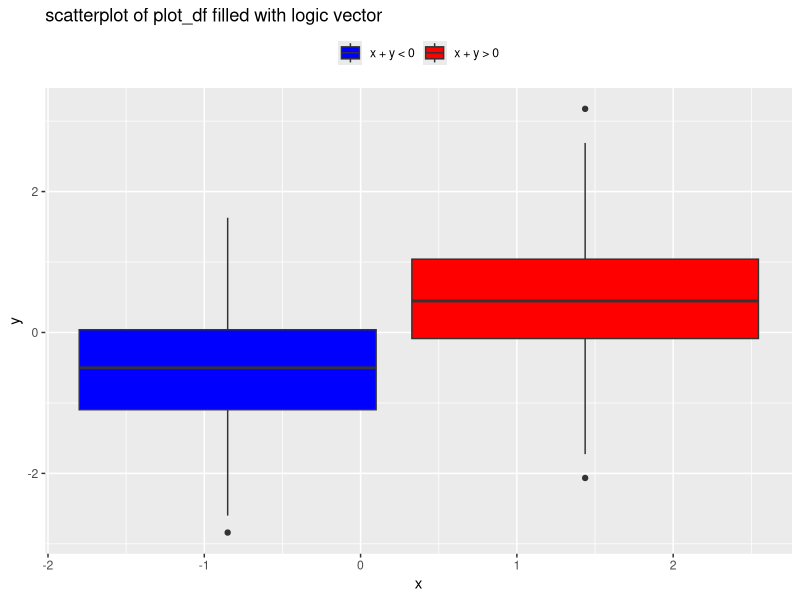
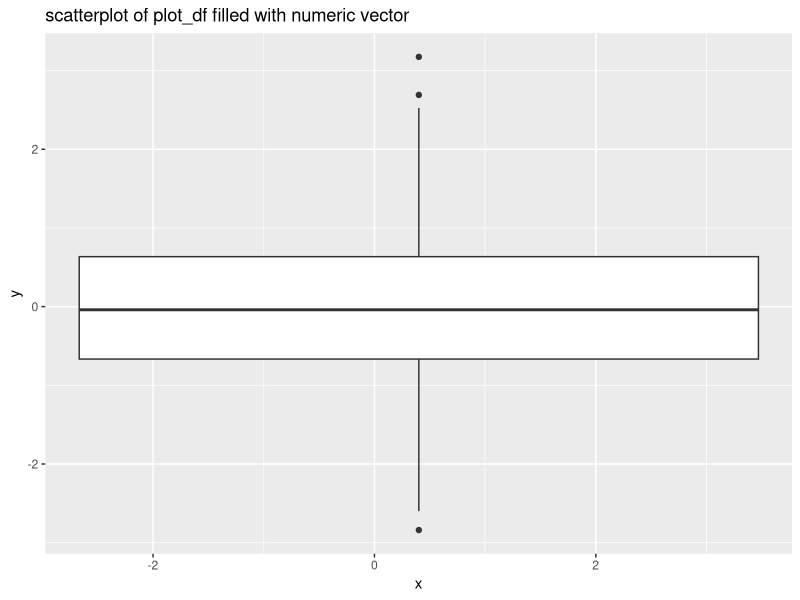
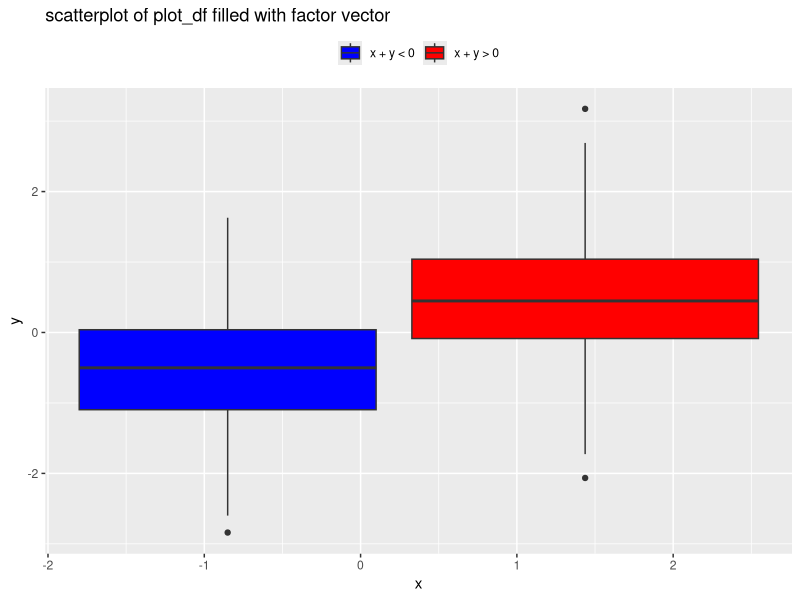

R code for these plots, in order:
## ---- chunk 1
knitr::opts_chunk$set(echo = TRUE)
## ---- chunk 2
# data frame
library(tidyverse)
set.seed(1)

df_1=tibble(
num_1 = runif(10,0,5),
logic_1 = c(num_1>2),
char_1 = c("this", "is", "my", "first", "home", "work", "problem", "of", "data", "science" ),
fac_1 = factor(c("a", "b", "c", "d", "e", "f", "g", "h", "i", "x"))
)

# mean
mean(df_1$num_1)      
mean(df_1$logic_1)
mean(df_1$char_1)       
mean(df_1$fac_1)
# means of the character vector and the  factor vector are NA.

## ---- chunk 3
# convert the characters:

char_fac_1<-as.factor(df_1$char_1)
char_fac_1

fac_num_1<-as.numeric(char_fac_1)
fac_num_1

# convert the factors:

fac_char_1<-as.character(df_1$fac_1)
fac_char_1

char_num_1<-as.numeric(fac_char_1)
char_num_1
## ---- chunk 4
# set the data frame

set.seed(1)
x<-rnorm(1000)

set.seed(4)
y<-rnorm(1000)

logic_2<-c(x+y>0)
num_2<-as.numeric(logic_2)
fac_2<-as.factor(logic_2)

plot_df<-data.frame(x, y, logic_2, num_2, fac_2)

# description of the data frame

##  the size of the dataset 
dim(plot_df)

##  mean and median
summary(plot_df)

## proportion
propTRUE_plot_df<-sum(plot_df$num_2)/1000
propTRUE_plot_df

## ---- chunk 5
library(ggplot2)

# scatterplot 1 -- logic vector
ggplot(plot_df, aes(x = x, y = y, fill = logic_2)) +
  geom_boxplot() +
  scale_fill_manual(values = c("blue", "red"),
                    labels = expression("x + y < 0", "x + y > 0")) +
  labs( x = "x", y = "y", title = "scatterplot of plot_df filled with logic vector") +
  theme(legend.position = "top", legend.title = element_blank()) 

# scatterplot 2 -- numeric vector
ggplot(plot_df, aes(x = x, y = y, fill = num_2)) +
  geom_boxplot() +
  scale_fill_manual(values = c("blue", "red"),
                    labels = expression("x + y < 0", "x + y > 0")) +
  labs( x = "x", y = "y", title = "scatterplot of plot_df filled with numeric vector") +
  theme(legend.position = "top", legend.title = element_blank()) 

# scatterplot 3 -- factor vector
ggplot(plot_df, aes(x = x, y = y, fill = fac_2)) +
  geom_boxplot() +
  scale_fill_manual(values = c("blue", "red"),
                    labels = expression("x + y < 0", "x + y > 0")) +
  labs( x = "x", y = "y", title = "scatterplot of plot_df filled with factor vector") +
  theme(legend.position = "top", legend.title = element_blank()) 

